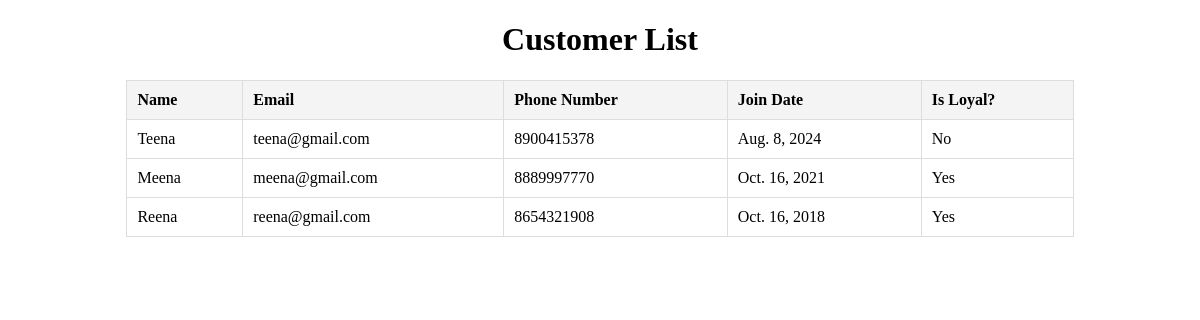
/people/customers/, run on the app's committed database.
### people/models.py (models this page shows, shortened)
class Person(models.Model):
    name = models.CharField(max_length=100)
    email = models.EmailField(unique=True)
    phone_number = models.CharField(max_length=15)
    date_of_birth = models.DateField()
    class Meta:
        abstract = True

class Customer(Person):
    customer_id = models.CharField(max_length=10, unique=True)
    join_date = models.DateField()

### people/views.py (the view)
# urls.py: path('customers/', views.CustomerListView.as_view(), name='customer_list'),
class CustomerListView(ListView):
    model = CustomerProxy
    template_name = 'people/customer_list.html'
    context_object_name = 'customers'

### people/models.py (called while the page is built)
    def is_loyal(self):
        from datetime import date
        return (date.today() - self.join_date).days > 3 * 365

### people/templates/people/customer_list.html (shortened to what this page needs)
<!DOCTYPE html>
<html lang="en">
<head>
</head>
<body>
    <h1 style="text-align: center;">Customer List</h1>
    <table>
        <thead>
            <tr>
                <th>Name</th>
                <th>Email</th>
                <th>Phone Number</th>
                <th>Join Date</th>
                <th>Is Loyal?</th>
            </tr>
        </thead>
        <tbody>
            {% for customer in customers %}
            <tr>
                <td>{{ customer.name }}</td>
                <td>{{ customer.email }}</td>
                <td>{{ customer.phone_number }}</td>
                <td>{{ customer.join_date }}</td>
                <td>{% if customer.is_loyal %}Yes{% else %}No{% endif %}</td>
            </tr>
            {% endfor %}
        </tbody>
    </table>
</body>
</html>

### people/templates/people/customer_list.html (style rules this page uses)
table { width: 80%; margin: 0 auto; border-collapse: collapse; }
th, td { padding: 10px; text-align: left; border: 1px solid #ddd; }
th { background-color: #f4f4f4; }

### data on the page
Customer: name "Teena", email "teena@gmail.com", phone_number "8900415378", join_date "Aug. 8, 2024", shows "No"
Customer: name "Meena", email "meena@gmail.com", phone_number "8889997770", join_date "Oct. 16, 2021", shows "Yes"
Customer: name "Reena", email "reena@gmail.com", phone_number "8654321908", join_date "Oct. 16, 2018", shows "Yes"
